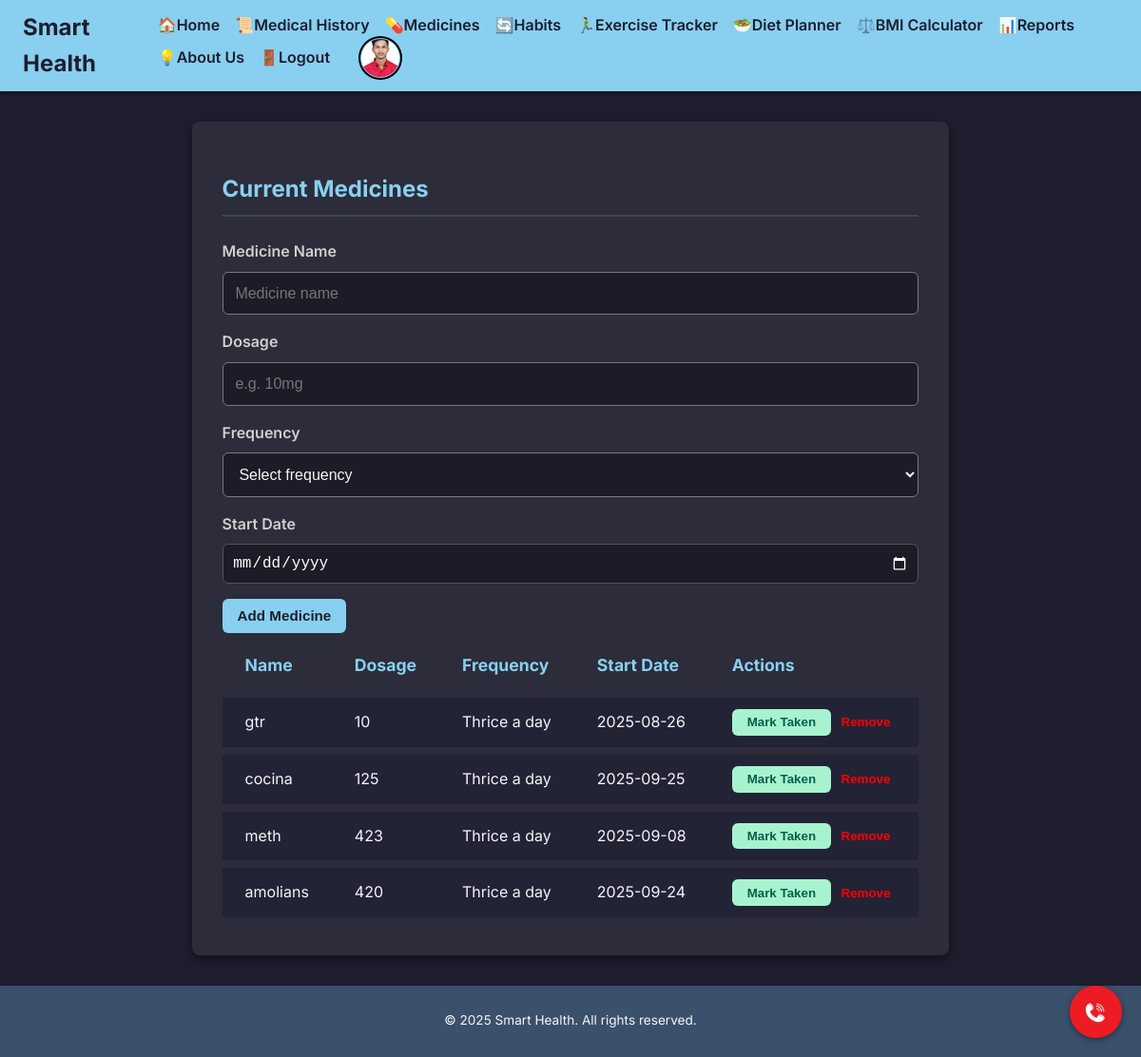
/medicine (signed in), run on the app's committed database.
### app.py (models this page shows)
class Profile(db.Model):
    id = db.Column(db.Integer, primary_key=True)
    user_id = db.Column(db.Integer, db.ForeignKey('user.id'), unique=True, nullable=False)
    patient_id = db.Column(db.String(20), unique=True, nullable=True)
    full_name = db.Column(db.String(200), nullable=True)
    date_of_birth = db.Column(db.Date, nullable=True)
    contact_number = db.Column(db.String(20), nullable=True)
    address = db.Column(db.String(250), nullable=True)
    profile_picture_url = db.Column(db.String(250), nullable=True)
    email = db.Column(db.String(150), nullable=True)
    age = db.Column(db.String(10), nullable=True)
    gender = db.Column(db.String(20), nullable=True)
    blood_type = db.Column(db.String(10), nullable=True)
    height = db.Column(db.String(10), nullable=True)
    weight = db.Column(db.String(10), nullable=True)
    disability = db.Column(db.String(100), nullable=True)

class Medicine(db.Model):
    id = db.Column(db.Integer, primary_key=True)
    name = db.Column(db.String(100))
    dosage = db.Column(db.String(50))
    frequency = db.Column(db.String(50))
    start_date = db.Column(db.Date)
    user_id = db.Column(db.Integer, db.ForeignKey('user.id'))  # <-- Add this line
    taken = db.Column(db.Boolean, default=False)

### app.py (the view, shortened to what this page needs)
@app.route('/medicine', methods=['GET', 'POST'])
def medicine():
    if 'user_id' not in session:
        return redirect(url_for('login'))
    medicines = Medicine.query.filter_by(user_id=session['user_id']).all()
    return render_template('medicines.html', medicines=medicines)

### app.py (called while the page is built)
@app.context_processor
def inject_datetime():
    return {'datetime': datetime}

@app.context_processor
def inject_profile():
    user_id = session.get("user_id")
    profile = None
    if user_id:
        profile = Profile.query.filter_by(user_id=user_id).first()
    return dict(profile=profile)

### templates/medicines.html (shortened to what this page needs)
{% extends "base.html" %}
{% block content %}
<h2>Current Medicines</h2>
<form method="POST" action="{{ url_for('medicine') }}">
  <div class="form-group">
    <label for="name">Medicine Name</label>
    <input type="text" id="name" name="name" placeholder="Medicine name" required />
  </div>
  <div class="form-group">
    <label for="dosage">Dosage</label>
    <input type="text" id="dosage" name="dosage" placeholder="e.g. 10mg" required />
  </div>
  <div class="form-group">
    <label for="frequency">Frequency</label>
    <select id="frequency" name="frequency" required>
      <option value="" disabled selected>Select frequency</option>
    </select>
  </div>
  <div class="form-group">
    <label for="start_date">Start Date</label>
    <input type="date" id="start_date" name="start_date" required />
  </div>
  <button type="submit" class="btn">Add Medicine</button>
</form>
<table>
  <thead>
    <tr>
      <th>Name</th>
      <th>Dosage</th>
      <th>Frequency</th>
      <th>Start Date</th>
      <th>Actions</th>
    </tr>
  </thead>
<tbody>
  {% for med in medicines %}
    <tr>
      <td>{{ med.name }}</td>
      <td>{{ med.dosage }}</td>
      <td>{{ med.frequency }}</td>
      <td>{{ med.start_date.strftime('%Y-%m-%d') if med.start_date else '' }}</td>
      <td>
        {% set btn_bg = '#d1fae5' if med.taken else '#a7f3d0' %}
       <form method="POST" action="{{ url_for('mark_taken', medicine_id=med.id) }}" style="display:inline;">
  <button type="submit"
          class="mark-taken-btn{% if med.taken %} taken{% endif %}">
    {% if med.taken %}
      ✅ Taken
    {% else %}
      Mark Taken
    {% endif %}
  </button>
</form>
<form method="POST" action="{{ url_for('remove_medicine', medicine_id=med.id) }}" style="display:inline;">
  <button type="submit" class="remove-btn">
    Remove
  </button>
</form>
      </td>
    </tr>
  {% endfor %}
</tbody>
</table>
{% endblock %}

### templates/base.html (shortened to what this page needs)
<!DOCTYPE html>
<html lang="en">
<head>
</head>
<body>
    <header class="header">
        <h1>
            <a href="{{ url_for('dashboard') }}" style="color: inherit; text-decoration: none;">
                Smart Health
            </a>
        </h1>
        <nav>
            <ul>
                <li><a href="{{ url_for('dashboard') }}">🏠Home</a></li>
                <li><a href="{{ url_for('medical_history') }}">📜Medical History</a></li>
                <li><a href="{{ url_for('medicine') }}">💊Medicines</a></li>
                <li><a href="{{ url_for('habits') }}">🔄Habits</a></li>
                <li><a href="{{ url_for('exercise_tracker') }}">🏃‍♂️Exercise Tracker</a></li>
                <li><a href="{{ url_for('diet_planner') }}">🥗Diet Planner</a></li>
                <li><a href="{{ url_for('bmi_calculator') }}">⚖️BMI Calculator</a></li>
                <li><a href="{{ url_for('reports') }}">📊Reports</a></li>
                <li><a href="{{ url_for('about') }}">💡About Us</a></li>
                <li><a href="{{ url_for('logout') }}">🚪Logout</a></li>
                <li>
                    <a href="{{ url_for('profile') }}">
                        <div class="profile-circle" title="Profile"
                             style="background-image: url('{{ profile.profile_picture_url if profile and profile.profile_picture_url else url_for('static', filename='images/profile.jpg') }}');">
                        </div>
                    </a>
                </li>
            </ul>
        </nav>
    </header>
    <a href="{{ url_for('emergency_contacts') }}" class="emergency-button" aria-label="Emergency Contacts"></a>
    <main class="container">
        {% block content %}{% endblock %}
    </main>
    <footer class="footer">
        <p>&copy; {{ datetime.now().year }} Smart Health. All rights reserved.</p>
    </footer>
</body>
</html>

### templates/base.html (style rules this page uses)
:root { --green: #89cff0; --steel-blue: #3a506b; --dark-bg: #1e1e2e; --dark-card: #2c2c3a; --text-light: #f5f5f5; --text-muted: #cfcfcf; }
body { font-family: 'Inter', sans-serif; margin: 0; padding: 0; background-color: var(--dark-bg); color: var(--text-light); line-height: 1.6; display: flex; flex-direction: column; min-height: 100vh; }
.profile-circle { width: 40px; height: 40px; border-radius: 50%; background-size: cover; background-position: center; border: 1px solid var(--green); box-shadow: 0 0 0 2px #000; margin-left: 1rem; display: inline-block; vertical-align: middle; cursor: pointer; background-color: var(--dark-card); }
.header { background-color: var(--green); color: var(--dark-bg); padding: 0.6rem 1.5rem; display: flex; justify-content: space-between; align-items: center; box-shadow: 0 2px 6px rgba(0, 0, 0, 0.4); }
.header h1 { margin: 0; font-size: 1.5rem; font-weight: 700; }
.header nav ul { list-style: none; margin: 0; padding: 0; display: flex; flex-wrap: wrap; align-items: center; }
.header nav ul li { margin-left: 1rem; }
.header nav ul li a { color: var(--dark-bg); text-decoration: none; font-weight: 600; transition: color 0.3s ease; }
.container { flex: 1; padding: 2rem; max-width: 1200px; margin: 2rem auto; background-color: var(--dark-card); border-radius: 8px; box-shadow: 0 4px 12px rgba(0, 0, 0, 0.5); }
.footer { background-color: var(--steel-blue); color: var(--text-light); text-align: center; padding: 0.8rem 1rem; margin-top: auto; font-size: 0.85rem; }
h2 { color: var(--green); margin-bottom: 1.5rem; border-bottom: 2px solid #444; padding-bottom: 0.5rem; }
.form-group { margin-bottom: 1rem; }
.form-group label { display: block; margin-bottom: 0.5rem; font-weight: 600; color: var(--text-muted); }
.form-group input, .form-group textarea, .form-group select { width: 100%; padding: 0.8rem; border: 1px solid #797979; border-radius: 6px; box-sizing: border-box; font-size: 1rem; background-color: #1c1c28; color: var(--text-light); }
.btn { background-color: var(--green); color: var(--dark-bg); padding: 0.6rem 1rem; border: none; border-radius: 6px; cursor: pointer; font-size: 0.95rem; font-weight: 600; transition: background-color 0.3s ease; text-decoration: none; display: inline-block; text-align: center; }
.emergency-button { position: fixed; bottom: 20px; right: 20px; width: 55px; height: 55px; background-color:#ED1B24; border-radius: 50%; display: flex; align-items: center; justify-content: center; box-shadow: 0 2px 6px rgba(0,0,0,0.4); z-index: 1000; text-decoration: none; transition: background-color 0.3s ease; background-image: url('/static/images/call.jpg'); background-repeat: no-repeat; background-position: center; background-size: 60%; }

### templates/medicines.html (style rules this page uses)
input[type="date"] { background-color: #1c1c28; color: #ffffff; border: 1px solid #555; border-radius: 6px; padding: 0.6rem; font-size: 1rem; }
.mark-taken-btn { background: #a7f3d0; border: none; color: #065f46; border-radius: 6px; padding: 0.4rem 1rem; font-weight: 600; cursor: pointer; transition: background 0.3s; }
.remove-btn { background: none; border: none; color: red; cursor: pointer; font-weight: 600; }
table { width: 100%; border-collapse: separate; border-spacing: 0 8px; }
th, td { padding: 0.75rem 1.5rem; text-align: left; }
th { background: var(--dark-card); color: var(--green); font-size: 1.1rem; }
td { background: #232336; color: var(--text-light); font-size: 1rem; }

### data on the page
Profile: profile_picture_url (picture)
Medicine: name "gtr", dosage "10", frequency "Thrice a day", start_date "2025-08-26", taken "Mark Taken"
Medicine: name "cocina", dosage "125", frequency "Thrice a day", start_date "2025-09-25", taken "Mark Taken"
Medicine: name "meth", dosage "423", frequency "Thrice a day", start_date "2025-09-08", taken "Mark Taken"
Medicine: name "amolians", dosage "420", frequency "Thrice a day", start_date "2025-09-24", taken "Mark Taken"
